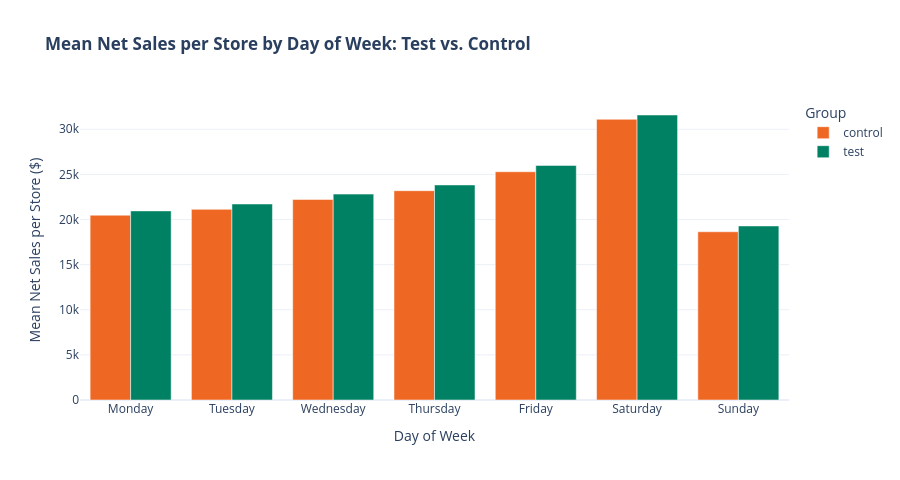

Notebook code cell kept with this figure:
### Markdown cell above
#### Plotly

### Code cell
df_tc['day_of_week'] = df_tc['dt_ref'].dt.day_name()
day_order = ['Monday', 'Tuesday', 'Wednesday', 'Thursday', 'Friday', 'Saturday', 'Sunday']

dow_agg = df_tc.groupby(['day_of_week', 'flag'])[['net_sales', 'qty_sold']].mean().reset_index()
dow_agg['day_of_week'] = pd.Categorical(dow_agg['day_of_week'], categories=day_order, ordered=True)
dow_agg = dow_agg.sort_values('day_of_week')

fig = px.bar(
    dow_agg, x='day_of_week', y='net_sales', color='flag', barmode='group',
    color_discrete_map={'test': PALETTE['test'], 'control': PALETTE['control']},
    title='<b>Mean Net Sales per Store by Day of Week: Test vs. Control</b>',
    labels={'net_sales': 'Mean Net Sales per Store ($)', 'day_of_week': 'Day of Week', 'flag': 'Group'}
)
fig.update_layout(template='plotly_white', height=480)
fig.show()

### Figure 1 — Plotly figure (JSON) as saved in the notebook; plotly's stock layout.template omitted (floating-point values rounded to 4 significant figures)
{"data": [{"alignmentgroup": "True", "hovertemplate": "Group=control<br>Day of Week=%{x}<br>Mean Net Sales per Store ($)=%{y}<extra></extra>", "legendgroup": "control", "marker": {"color": "#EE6723", "pattern": {"shape": ""}}, "name": "control", "offsetgroup": "control", "orientation": "v", "showlegend": true, "textposition": "auto", "type": "bar", "x": ["Monday", "Tuesday", "Wednesday", "Thursday", "Friday", "Saturday", "Sunday"], "xaxis": "x", "y": [20480.0, 21130.0, 22210.0, 23190.0, 25290.0, 31100.0, 18640.0], "yaxis": "y"}, {"alignmentgroup": "True", "hovertemplate": "Group=test<br>Day of Week=%{x}<br>Mean Net Sales per Store ($)=%{y}<extra></extra>", "legendgroup": "test", "marker": {"color": "#008163", "pattern": {"shape": ""}}, "name": "test", "offsetgroup": "test", "orientation": "v", "showlegend": true, "textposition": "auto", "type": "bar", "x": ["Monday", "Tuesday", "Wednesday", "Thursday", "Friday", "Saturday", "Sunday"], "xaxis": "x", "y": [20960.0, 21720.0, 22810.0, 23830.0, 25990.0, 31580.0, 19290.0], "yaxis": "y"}], "layout": {"barmode": "group", "height": 480, "legend": {"title": {"text": "Group"}, "tracegroupgap": 0}, "title": {"text": "<b>Mean Net Sales per Store by Day of Week: Test vs. Control</b>"}, "xaxis": {"anchor": "y", "domain": [0, 1], "title": {"text": "Day of Week"}}, "yaxis": {"anchor": "x", "domain": [0, 1], "title": {"text": "Mean Net Sales per Store ($)"}}}}
